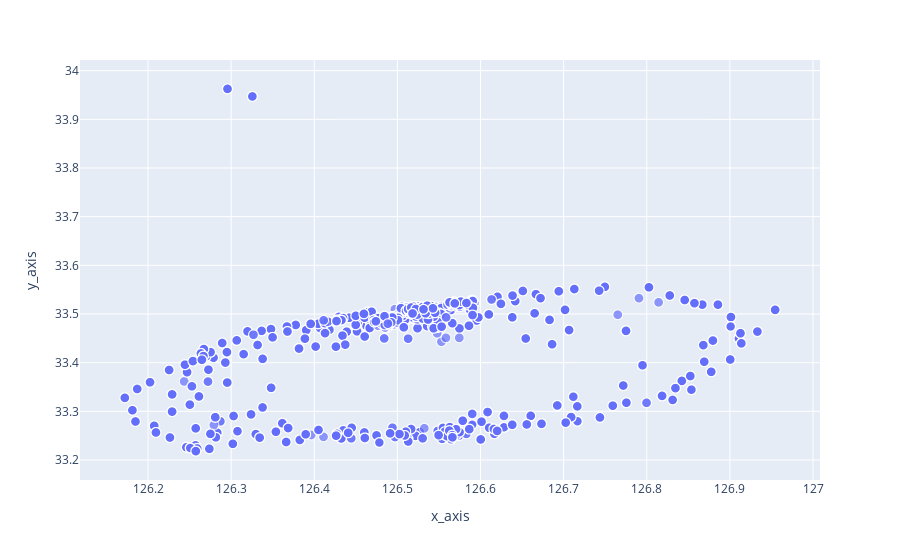

Notebook cell for this chart:
### Code cell
scatter_d = px.scatter(data[data['job_level']=='d'], x = "x_axis", y = "y_axis", size='job_points', size_max = 10)
scatter_d.show()

### Figure 1 — Plotly figure (JSON) as saved in the notebook; plotly's stock layout.template omitted (floating-point values rounded to 4 significant figures; data arrays with more than 128 entries replaced by an {"elided": "..."} marker saying what was removed)
{"data": [{"hovertemplate": "x_axis=%{x}<br>y_axis=%{y}<br>job_points=%{marker.size}<extra></extra>", "legendgroup": "", "marker": {"color": "#636efa", "size": {"elided": "2570 float values"}, "sizemode": "area", "sizeref": 0.6844, "symbol": "circle"}, "mode": "markers", "name": "", "showlegend": false, "type": "scattergl", "x": {"elided": "2570 float values"}, "xaxis": "x", "y": {"elided": "2570 float values"}, "yaxis": "y"}], "layout": {"legend": {"itemsizing": "constant", "tracegroupgap": 0}, "margin": {"t": 60}, "xaxis": {"anchor": "y", "domain": [0, 1], "title": {"text": "x_axis"}}, "yaxis": {"anchor": "x", "domain": [0, 1], "title": {"text": "y_axis"}}}}
